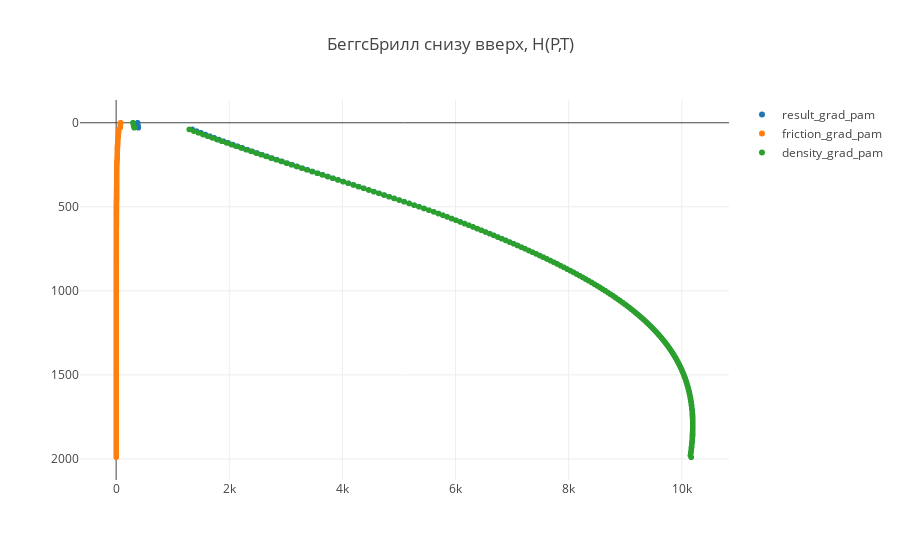

Source (notebook cell):
### Code cell
trace1 = trace(50)
trace2 = trace(53)
trace3 = trace(54)
data = [trace1, trace2, trace3]

plot()

### Figure 1 — Plotly figure (JSON) as saved in the notebook; plotly's stock layout.template omitted (floating-point values rounded to 4 significant figures; data arrays with more than 128 entries replaced by an {"elided": "..."} marker saying what was removed)
{"data": [{"mode": "markers", "name": "result_grad_pam", "type": "scattergl", "uid": "14b9d935-aef6-426c-ad17-69a1a1c64a4e", "x": {"elided": "200 float values"}, "y": {"elided": "200 int values"}}, {"mode": "markers", "name": "friction_grad_pam", "type": "scattergl", "uid": "03149300-ed4d-456b-bbd8-ffbb470b3cee", "x": {"elided": "200 float values"}, "y": {"elided": "200 int values"}}, {"mode": "markers", "name": "density_grad_pam", "type": "scattergl", "uid": "81945c9c-99c4-4bcc-a37f-3ca3efb2a9f9", "x": {"elided": "200 float values"}, "y": {"elided": "200 int values"}}], "layout": {"title": {"text": "БеггсБрилл снизу вверх, H(P,T)"}, "yaxis": {"autorange": "reversed"}}}
